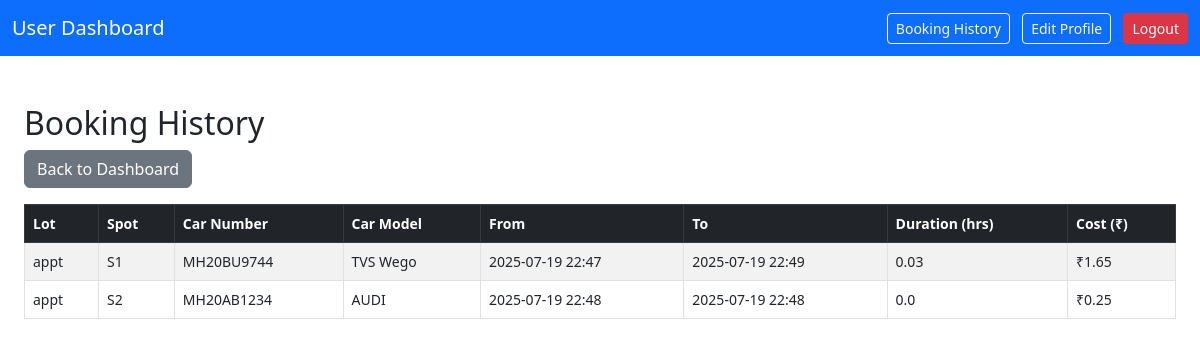
The app's page /history (signed in) with its own data.
### models/models.py (models this page shows)
class BookingHistory(db.Model):
    id = db.Column(db.Integer, primary_key=True)
    user_email = db.Column(db.String(100), nullable=False)
    lot_name = db.Column(db.String(100), nullable=False)
    spot_number = db.Column(db.String(10), nullable=False)
    booked_at = db.Column(db.DateTime, nullable=False)
    released_at = db.Column(db.DateTime, nullable=True)
    leaving_at = db.Column(db.DateTime, nullable=True)
    duration = db.Column(db.Float)
    cost = db.Column(db.Float)
    car_number = db.Column(db.String(20))
    car_model = db.Column(db.String(50))
    user_id = db.Column(db.Integer, db.ForeignKey('user.id'))
    spot_id = db.Column(db.Integer, db.ForeignKey('parking_spot.id'))

### controllers/routes.py (the view)
@app.route('/history')
def history():
    if session.get('role') != 'user':
        return redirect('/login')
    records = BookingHistory.query.filter_by(user_email=session['email']).all()
    return render_template('booking_history.html', records=records)

### templates/booking_history.html (shortened to what this page needs)
<!DOCTYPE html>
<html lang="en">
<head>
  <link href="https://cdn.jsdelivr.net/npm/bootstrap@5.3.0/dist/css/bootstrap.min.css" rel="stylesheet">
</head>
<body>
  <nav class="navbar navbar-dark bg-primary mb-4">
  <div class="container-fluid justify-content-between">
    <span class="navbar-brand"> User Dashboard</span>
    <div>
      <a href="/my_bookings" class="btn btn-outline-light btn-sm me-2"> Booking History</a>
      <a href="/edit_profile" class="btn btn-outline-light btn-sm me-2"> Edit Profile</a>
      <a href="/logout" class="btn btn-danger btn-sm"> Logout</a>
    </div>
  </div>
</nav>
  <div class="container-fluid p-4" style="max-width: 1200px; font-size: 14px;">
    <h2> Booking History</h2>
    <a href="/user_dashboard" class="btn btn-secondary mb-3"> Back to Dashboard</a>
    {% if records %}
    <table class="table table-striped table-bordered table-hover">
      <thead class="table-dark">
        <tr>
          <th>Lot</th>
          <th>Spot</th>
          <th>Car Number</th>
          <th>Car Model</th>
          <th>From</th>
          <th>To</th>
          <th>Duration (hrs)</th>
          <th>Cost (₹)</th>
        </tr>
      </thead>
      <tbody>
        {% for r in records %}
        <tr>
          <td>{{ r.lot_name }}</td>
          <td>{{ r.spot_number }}</td>
          <td>{{ r.car_number or '-' }}</td>
          <td>{{ r.car_model or '-' }}</td>
          <td>{{ r.booked_at.strftime('%Y-%m-%d %H:%M') if r.booked_at else '-' }}</td>
          <td>
        {% if r.leaving_at %}
          {{ r.leaving_at.strftime('%Y-%m-%d %H:%M') }}
        {% else %}
          <span class="text-warning">Active</span>
        {% endif %}
</td>
          <td>{{ r.duration|float|round(2) if r.duration else '-' }}</td>
          <td>₹{{ r.cost|float|round(2) if r.cost else '-' }}</td>
        </tr>
        {% endfor %}
      </tbody>
    </table>
    {% else %}
      <p>No bookings yet.</p>
    {% endif %}
  </div>
</body>
</html>

### records on screen
BookingHistory: lot_name "appt", spot_number "S1", car_number "MH20BU9744", car_model "TVS Wego", booked_at "2025-07-19 22:47", leaving_at "2025-07-19 22:49", duration "0.03", cost "1.65"
BookingHistory: lot_name "appt", spot_number "S2", car_number "MH20AB1234", car_model "AUDI", booked_at "2025-07-19 22:48", leaving_at "2025-07-19 22:48", duration "0.0", cost "0.25"
